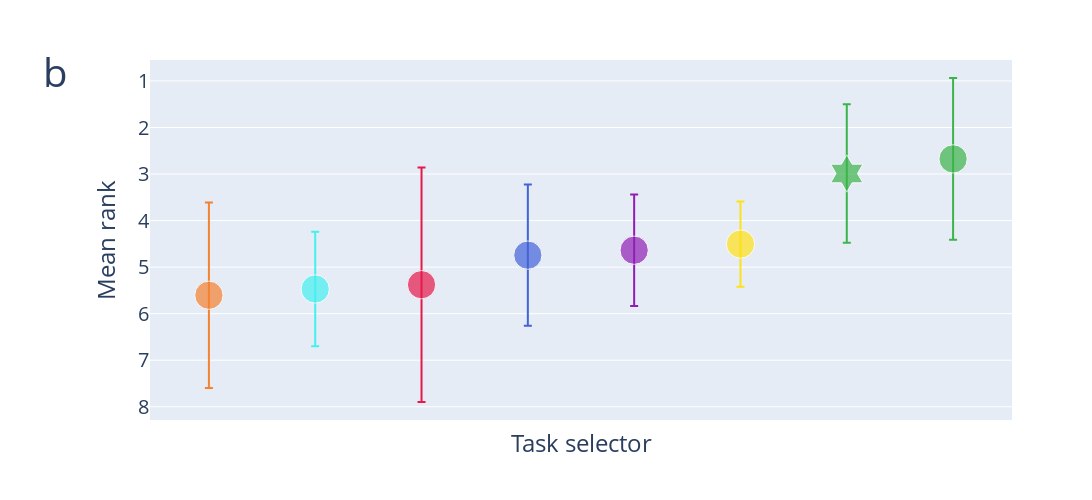

The code cell stored with this chart in its notebook:
### Code cell
fig = px.scatter(plot_df, x='algorithm', y='mean', error_y='std', color_discrete_map=color_map, color='algorithm',
                     symbol='algorithm', symbol_map=symbol_map, size=[7]*len(plot_df), labels={'algorithm': 'Task selector', 'mean': 'Mean rank'}
                  )
fig.update_layout(template='plotly', font_size=20, width=1200, height=500)
fig.for_each_yaxis(lambda a: a.update(tickvals=list(range(1, len(comp_distances) +1)), autorange='reversed' if _inverted else True))
fig.update_layout(showlegend=False)  # omit legend
fig.update_xaxes({'tickvals': ['']*len(comp_distances)})  # remove labels
fig.update_layout(margin={'l': 150})
fig.add_annotation(
    showarrow=False,
    xanchor='center',
    xref='paper', yref='paper', text='b', x=-0.11, y=1.05, font=dict(size=40))
fig.write_image(FIG_PATH / 'fig_5_bottom.png')
fig.write_image(FIG_PATH / 'fig_5_bottom.pdf')
fig.show()

### Figure 1 — Plotly figure (JSON) as saved in the notebook; plotly's stock layout.template omitted (floating-point values rounded to 4 significant figures)
{"data": [{"error_y": {"array": [1.993]}, "hovertemplate": "Task selector=%{x}<br>Mean rank=%{y}<br>size=%{marker.size}<extra></extra>", "legendgroup": "FED", "marker": {"color": "rgb(245, 130, 49)", "size": [7], "sizemode": "area", "sizeref": 0.0175, "symbol": "circle"}, "mode": "markers", "name": "FED", "orientation": "v", "showlegend": true, "x": ["FED"], "xaxis": "x", "y": [5.604], "yaxis": "y", "type": "scatter"}, {"error_y": {"array": [1.231]}, "hovertemplate": "Task selector=%{x}<br>Mean rank=%{y}<br>size=%{marker.size}<extra></extra>", "legendgroup": "P2L (w/o size)", "marker": {"color": "rgb(70, 240, 240)", "size": [7], "sizemode": "area", "sizeref": 0.0175, "symbol": "circle"}, "mode": "markers", "name": "P2L (w/o size)", "orientation": "v", "showlegend": true, "x": ["P2L (w/o size)"], "xaxis": "x", "y": [5.47], "yaxis": "y", "type": "scatter"}, {"error_y": {"array": [2.521]}, "hovertemplate": "Task selector=%{x}<br>Mean rank=%{y}<br>size=%{marker.size}<extra></extra>", "legendgroup": "Manual", "marker": {"color": "rgb(230, 25, 75)", "size": [7], "sizemode": "area", "sizeref": 0.0175, "symbol": "circle"}, "mode": "markers", "name": "Manual", "orientation": "v", "showlegend": true, "x": ["Manual"], "xaxis": "x", "y": [5.377], "yaxis": "y", "type": "scatter"}, {"error_y": {"array": [1.517]}, "hovertemplate": "Task selector=%{x}<br>Mean rank=%{y}<br>size=%{marker.size}<extra></extra>", "legendgroup": "VDNA", "marker": {"color": "rgb(67, 99, 216)", "size": [7], "sizemode": "area", "sizeref": 0.0175, "symbol": "circle"}, "mode": "markers", "name": "VDNA", "orientation": "v", "showlegend": true, "x": ["VDNA"], "xaxis": "x", "y": [4.743], "yaxis": "y", "type": "scatter"}, {"error_y": {"array": [1.198]}, "hovertemplate": "Task selector=%{x}<br>Mean rank=%{y}<br>size=%{marker.size}<extra></extra>", "legendgroup": "FID", "marker": {"color": "rgb(145, 30, 180)", "size": [7], "sizemode": "area", "sizeref": 0.0175, "symbol": "circle"}, "mode": "markers", "name": "FID", "orientation": "v", "showlegend": true, "x": ["FID"], "xaxis": "x", "y": [4.637], "yaxis": "y", "type": "scatter"}, {"error_y": {"array": [0.9157]}, "hovertemplate": "Task selector=%{x}<br>Mean rank=%{y}<br>size=%{marker.size}<extra></extra>", "legendgroup": "Sinkhorn Divergence", "marker": {"color": "rgb(255, 225, 25)", "size": [7], "sizemode": "area", "sizeref": 0.0175, "symbol": "circle"}, "mode": "markers", "name": "Sinkhorn Divergence", "orientation": "v", "showlegend": true, "x": ["Sinkhorn Divergence"], "xaxis": "x", "y": [4.505], "yaxis": "y", "type": "scatter"}, {"error_y": {"array": [1.49]}, "hovertemplate": "Task selector=%{x}<br>Mean rank=%{y}<br>size=%{marker.size}<extra></extra>", "legendgroup": "bKLD (large)", "marker": {"color": "rgb(60, 180, 75)", "size": [7], "sizemode": "area", "sizeref": 0.0175, "symbol": "hexagram"}, "mode": "markers", "name": "bKLD (large)", "orientation": "v", "showlegend": true, "x": ["bKLD (large)"], "xaxis": "x", "y": [2.988], "yaxis": "y", "type": "scatter"}, {"error_y": {"array": [1.739]}, "hovertemplate": "Task selector=%{x}<br>Mean rank=%{y}<br>size=%{marker.size}<extra></extra>", "legendgroup": "bKLD (small)", "marker": {"color": "rgb(60, 180, 75)", "size": [7], "sizemode": "area", "sizeref": 0.0175, "symbol": "circle"}, "mode": "markers", "name": "bKLD (small)", "orientation": "v", "showlegend": true, "x": ["bKLD (small)"], "xaxis": "x", "y": [2.675], "yaxis": "y", "type": "scatter"}], "layout": {"xaxis": {"anchor": "y", "domain": [0.0, 1.0], "title": {"text": "Task selector"}, "categoryorder": "array", "categoryarray": ["FED", "P2L (w/o size)", "Manual", "VDNA", "FID", "Sinkhorn Divergence", "bKLD (large)", "bKLD (small)"], "tickvals": ["", "", "", "", "", "", "", ""]}, "yaxis": {"anchor": "x", "domain": [0.0, 1.0], "title": {"text": "Mean rank"}, "tickvals": [1, 2, 3, 4, 5, 6, 7, 8], "autorange": "reversed"}, "legend": {"title": {"text": "Task selector"}, "tracegroupgap": 0, "itemsizing": "constant"}, "margin": {"t": 60, "l": 150}, "font": {"size": 20}, "width": 1200, "height": 500, "showlegend": false, "annotations": [{"font": {"size": 40}, "showarrow": false, "text": "b", "x": -0.11, "xanchor": "center", "xref": "paper", "y": 1.05, "yref": "paper"}]}}
